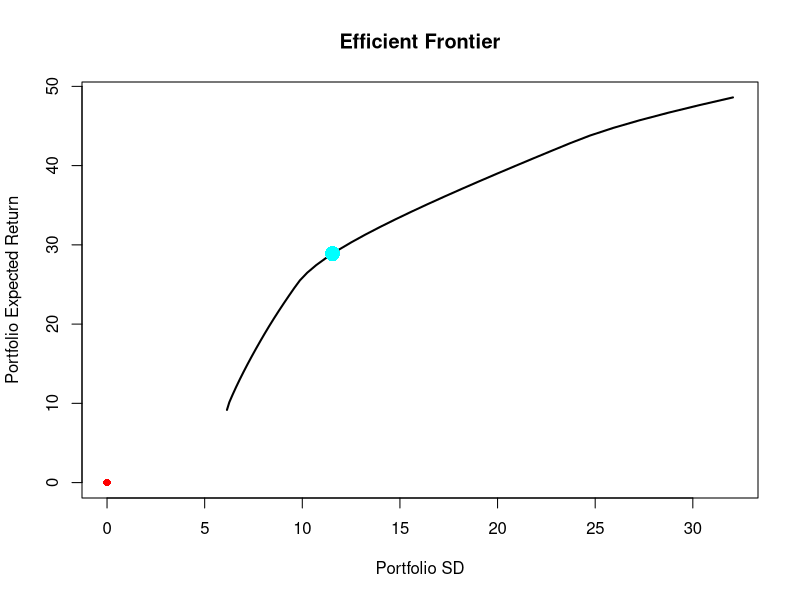

The R source for this figure:
rm(list = ls())
while(length(dev.list()) > 0){dev.off()}
library(quadprog) # need the solve.QP() function
library(Matrix) # need the nearPD() function

# a function to find the range of expected returns that are possible given individual assets' expected 
# returns and weight constraints
rx.range <- function(rx, min.allo = 0, max.allo = 1, weight.sum = 1){
  # to get the minimum expected return of the portfolio, apply as much weight as is allowable to the 
  # assets with the lowest individual return rates
  rx <- sort(rx) # lowest to highest individual asset expected return values
  x <- weight.sum - length(rx) * min.allo # how much of the total weight we have left to apply to assets
  rx.min <- sum(rx * min.allo) # start by applying minimum weight to eash asset
  for(i in rx){
    if(x == 0){break} # once we have no more weight to apply, move on
    y <- min(max.allo, x) # find the max allowable weight, unless we have less than that much left
    rx.min <- rx.min + i * y # apply that weight
    x <- x - y # decrement the amount of weight we have left to apply
  }
  
  rx <- sort(rx, decreasing = T)
  x <- weight.sum - length(rx) * min.allo
  rx.max <- sum(rx * min.allo)
  for(i in rx){
    if(x == 0){break}
    y <- min(max.allo, x)
    rx.max <- rx.max + i * y
    x <- x - y
  }
  
  c(rx.min, rx.max)
}

# a function to give a series of weight vectors constituting portfolios on the efficient frontier
# subject to weight constraints.
# minimizes portfolio standard deviation at a sequence of portfolio expected return values
# `contraction` shrinks the range of exp. ret. values checked by a small amount because
# trouble tends to arrise when the solver hits the extremes of that range
min.allo = 0
max.allo = 1
weight.sum = 2
n.step = 100
contraction = 0.99
eff.frontier <- function(time.series, min.allo = 0, max.allo = 1, 
                         weight.sum = 1, n.step = 100, contraction = 0.99){
  n.asset <- dim(time.series)[2]
  if(is.null(colnames(time.series))){
    colnames(time.series) <- paste("A", 1:n.asset, sep = "") # name the assets if they aren't already
  }
  if(min.allo * n.asset > weight.sum){stop("Minimum allocation too high for given weight sum constraint.")}
  if(max.allo * n.asset < weight.sum){stop("Maximum allocation too low for given weight sum constraint.")}
  
  Dmat <- matrix(nearPD(cov(time.series))$mat, ncol = n.asset) # quadratic term
  dvec <- colMeans(time.series) # linear term
  Amat <- cbind("sum.col" = rep(1, times = n.asset),
                "rx.col" = dvec,
                "min.allo" = diag(n.asset),
                "max.allo" = -diag(n.asset)) # constraint matrix
  meq <- 1 # number of equality constraints
  # range of possible expected return values for portfolios of the given assets
  rx.rng <- rx.range(rx = dvec,
                     min.allo = min.allo,
                     max.allo = max.allo,
                     weight.sum = weight.sum)  
  
  rx.rng <- (rx.rng - mean(rx.rng)) * contraction + mean(rx.rng) # shrink the range a little bit
  # generate a sequence of exp. ret. values at which to minimize portfolio stdev
  rx.seq <- seq(rx.rng[1], rx.rng[2], length.out = n.step) 
  
  ftr <- t(sapply(X = rx.seq,
                  FUN = function(rx){
                    bvec <- c(weight.sum, rx, 
                              rep(min.allo, times = n.asset), 
                              -rep(max.allo, times = n.asset))
                    w <- solve.QP(Dmat = Dmat,
                                  dvec = dvec, 
                                  Amat = Amat, 
                                  bvec = bvec, 
                                  meq = meq)$solution
                    stdev <- sqrt(t(w) %*% Dmat %*% w)
                    c(w, "sd" = stdev, "rx" = rx)
                  })) # apply solve.QP over all the rx values
  colnames(ftr) <- c(colnames(time.series), "sd", "rx") # give names
  
  sds <- ftr[,"sd"]
  same.sds <- which(sds <= 0.999 * min(sds) + 0.001 * max(sds))
  ftr[length(same.sds):n.step,]
}

folio.optim <- function(rx.goal, time.series, min.allo = 0, max.allo = 1, weight.sum = 1){
  n.asset <- dim(time.series)[2]
  if(is.null(colnames(time.series))){
    colnames(time.series) <- paste("A", 1:n.asset, sep = "")
  }
  if(min.allo * n.asset > weight.sum){stop("Minimum allocation too high for given weight sum constraint.")}
  if(max.allo * n.asset < weight.sum){stop("Maximum allocation too low for given weight sum constraint.")}
  
  Dmat <- matrix(nearPD(cov(time.series))$mat, ncol = n.asset)
  dvec <- colMeans(time.series)
  Amat <- cbind("sum.col" = rep(1, times = n.asset),
                "rx.col" = dvec,
                "min.allo" = diag(n.asset),
                "max.allo" = -diag(n.asset))
  meq <- 1
  rx.rng <- rx.range(rx = dvec,
                     min.allo = min.allo,
                     max.allo = max.allo,
                     weight.sum = weight.sum)
  
  if(rx.goal < rx.rng[1]){
    stop(paste("Expected return goal too low. Try a goal between", 
               round(rx.rng[1], digits = 2), "and", round(rx.rng[2], digits = 2),"."))
  }else if(rx.goal > rx.rng[2]){
    stop(paste("Expected return goal too high. Try a goal between", 
               round(rx.rng[1], digits = 2), "and", round(rx.rng[2], digits = 2),"."))
  }
  
  bvec <- c(weight.sum, rx.goal, 
            rep(min.allo, times = n.asset), 
            -rep(max.allo, times = n.asset))
  soln <- solve.QP(Dmat = Dmat,
                   dvec = dvec, 
                   Amat = Amat, 
                   bvec = bvec, 
                   meq = meq)$solution
  names(soln) <- colnames(time.series)
  soln
}

folio <- function(time.series){
  E <- new.env()
  E$rx <- colMeans(time.series)
  E$cov.mat <- matrix(nearPD(cov(time.series))$mat, ncol = dim(time.series)[2])
  function(weights){
    c("sd" = as.numeric(sqrt(t(weights) %*% E$cov.mat %*% weights)),
      "rx" = sum(E$rx * weights))
  }
}

################################
#### Generate a time series ####
################################

n.asset <- 8

time.series <- sapply(X = 1:n.asset,
                       FUN = function(i){
                         cumsum(rnorm(n = n.asset^2, sd = 10))
                       })
asset.names <- paste("A", 1:n.asset, sep = "")
colnames(time.series) <- asset.names

#####################################
#### Plot the efficient frontier ####
#####################################

ftr <- eff.frontier(time.series = time.series)

psd <- ftr[,"sd"] # portfolio sd
prx <- ftr[,"rx"] # portfolio exp. ret.
x.min <- min(0, psd)
x.max <- max(0, psd)
y.min <- min(0, prx)
y.max <- max(0, prx)
plot(x = psd, y = prx, type = "l", lwd = 2, 
     xlim = c(x.min, x.max), ylim = c(y.min, y.max),
     xlab = "Portfolio SD", ylab = "Portfolio Expected Return",
     main = "Efficient Frontier")
points(x = 0, y = 0, pch = 16, col = "red") # add origin for reference

########################
#### Test optimizer ####
########################

rx.goal <- mean(prx)
w <- folio.optim(rx.goal = rx.goal, time.series = time.series)
pt <- folio(time.series)(weights = w)
points(x = pt[1], y = pt[2], pch = 16, col = "cyan", cex = 2)
